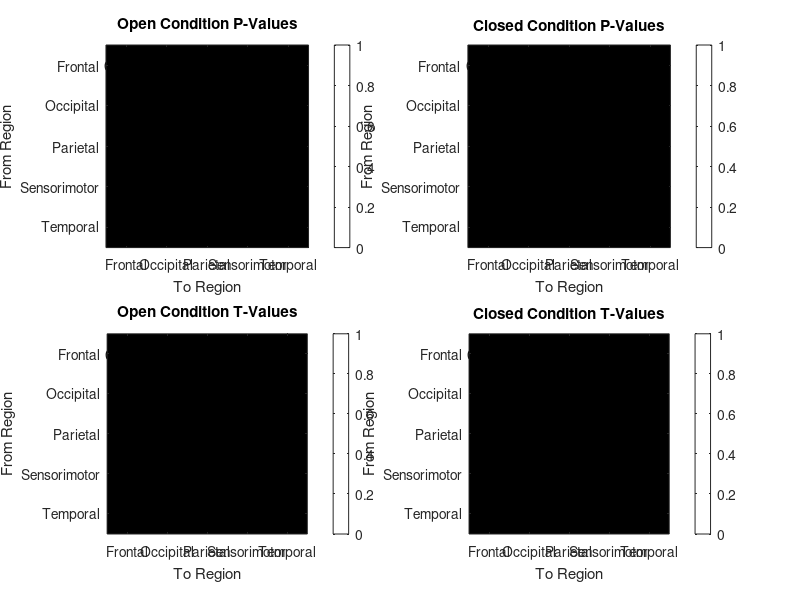

The MATLAB script that drew this image: (Note: this script raises an error after producing the figure.)
function [mvgc_open, mvgc_closed, ss_info_open, ss_info_closed] = EEGtoMVGCOptions()

    %% Load .mat and .m files

    dataDir = fullfile('Depression_Study', 'export_mat'); % TEST directory
    files = dir(fullfile(dataDir, '*.mat')); % Get all .mat files in the directory

    addpath('Source_Reconstruction'); % Add path to Source_Reconstruction folder
    addpath('EntRate'); % Add path to EntRate folder

    % Load MVGC toolbox - silently adding MVGC to current path
    % p = mfilename('fullpath');
    % addpath(strrep(p, 'EEGtoMVGC', 'EntRate/private/mvgc_v2.0'));
    % evalc('mvgc_startup;');

    %% Initialize variables

    mvgc_open = struct();
    mvgc_closed = struct();

    ss_info_open = struct();
    ss_info_closed = struct();

    frontal = [3:16, 19:24];
    occipital = [25:36];
    parietal = [39:50];
    sensorimotor = [1,2,17,18,37,38];
    temporal = [51:60];

    region_names = {'Frontal', 'Occipital', 'Parietal', 'Sensorimotor', 'Temporal'};
    region_indices = {frontal, occipital, parietal, sensorimotor, temporal};
    n_regions = 5;

    LOAD_MVGC_FILE = true;

    %% Perform source reconstruction, rotation and CSER calculation for each subject

    if ~LOAD_MVGC_FILE

        % Loop through each file
        for i = 1:length(files)
        % for i = 1:1
            % Load the .mat file
            fprintf('\n*** PROCESSING FILE: %s *** \n', files(i).name);
            filePath = fullfile(dataDir, files(i).name);
            key = sprintf('x%s', files(i).name(1:3));

            % Reconstruct 60 sources from the EEG data
            fprintf('\n*** RECONSTRUCTING SOURCE *** \n\n');
            [source_ts_open, source_ts_closed, aals] = SourceReconMatlab(filePath);
            
            % Rotate [trials x sources x time] to [sources x time x trials]
            fprintf('\n*** ROTATING DATA *** \n');
            subj_open = permute(source_ts_open, [2, 3, 1]);
            subj_closed = permute(source_ts_closed, [2, 3, 1]);

            % Calculate and store MVGC for each subject's data
            fprintf('\n*** CALCULATING MVGC %s - (%i/%i) *** \n', files(i).name(1:3), i, length(files));
            [pwcgc_values_open, info_open] = calculateMVGC(subj_open);
            [pwcgc_values_closed, info_closed] = calculateMVGC(subj_closed);

            mvgc_open.(key) = pwcgc_values_open;
            mvgc_closed.(key) = pwcgc_values_closed;

            ss_info_open.(key) = info_open;
            ss_info_closed.(key) = info_closed;

            fprintf('\n*** RESULTS SAVED: %s *** \n', files(i).name);
        end
    
    end

    %% Function to calculate MVGC for a given subject's data

    function [pwcgc_values, info] = calculateMVGC(subj_data)

        % Downsampling the data
        fprintf('\nDownsampling data to 250 Hz...\n');
        disp(size(subj_data));
        subj_data = subj_data(:, 1:2:end, :);  % Downsample to 250 Hz (from 500 Hz)
        disp(size(subj_data));

        % Z-score each region across time for each trial
        fprintf('\nZ-scoring data...\n');
        [n_sources, n_samples, n_trials] = size(subj_data);
        for trial = 1:n_trials
            for source = 1:n_sources
                try
                    subj_data(source, :, trial) = zscore(subj_data(source, :, trial));
                catch
                    fprintf('Error in z-scoring source %d, trial %d. Adding small noise.\n', source, trial);
                    subj_data(source, :, trial) = zscore(subj_data(source, :, trial)) + randn(1, n_samples) * 0.001;  % Add small noise
                end 
            end
        end

        % disp(eig(cov(subj_data(:, :, 1)')));  % Display eigenvalues of covariance matrix for open condition

        %% Calculate MVGC between sources

        % Initialize MVGC matrix for region pairs
        pwcgc_values = zeros(n_regions, n_regions);

        % Loop through all pairs of regions
        for from_idx = 1:n_regions
            for to_idx = 1:n_regions

                if from_idx == to_idx
                    continue; % Skip self-connections
                end

                fprintf('\n* MVGC (%d-%s -> %d-%s) *\n', ...
                        from_idx, region_names{from_idx}, to_idx, region_names{to_idx});

                from_set = region_indices{from_idx};
                to_set = region_indices{to_idx};
                combined_set = [from_set, to_set];
                X = subj_data(combined_set, :, :);

                % VAR model order estimation
                varmomax = 5;
                varmosel = 'AIC';
                fprintf('\nEstimating VAR model order (max order = %d)...\n', varmomax);
                [varmoaic, varmobic, varmohqc, varmolrt] = tsdata_to_varmo(X, varmomax, 'LWR', [], []);
                varmo = moselect(sprintf('VAR model order selection (max = %d)', varmomax), ... 
                        varmosel, 'AIC', varmoaic, 'BIC', varmobic, 'HQC', varmohqc, 'LRT', varmolrt);
                fprintf('Selected VAR model order (%s): %d\n', varmosel, varmo);

                % State-space model order estimation using SVC (faster)
                fprintf('\nEstimating state-space model order using SVC...\n');
                [ssmo_svc, ssmo_max] = tsdata_to_sssvc(X, 2*varmo, [], []);
                % [ssmo_svc, ssmo_max] = tsdata_to_ssmo(X, 2*varmo);  % Incredibly slow
                ssmo = ssmo_svc;
                fprintf('Selected state-space model order (SVC): %d (max = %d)\n', ssmo, ssmo_max);
                
                % Estimate SS model
                fprintf('Estimating state-space model parameters...\n');
                [A, C, K, V] = tsdata_to_ss(X, 2*varmo, ssmo);
                info = ss_info(A, C, K, V, 1);
                % fprintf('\nState-space model information:\n');
                % fprintf('  Observables: %d\n', info.observ);
                % fprintf('  Model order: %d\n', info.morder);
                % fprintf('  Rho A: %.4f\n', info.rhoA);
                % fprintf('  Rho B: %.4f\n', info.rhoB);
                % fprintf('  Autocovariance decay: %d\n', info.acdec);
                fprintf('  Sigma SPD: %d\n', info.sigspd);
                % fprintf('  Multi-information: %.4f\n', info.mii);
                % fprintf('  Multi-information (uniform): %.4f\n', info.mmii);
                if info.error
                    fprintf('State-space model estimation encountered errors.\n');
                    % fprintf('Error code: %d\n', info.error);
                    % return;
                else
                    fprintf('State-space model estimation successful (no errors).\n\n');
                end

                % Find the indices of from_set and to_set within combined_set
                % combined_set = sort(combined_set);
                [~, from_indices_sub] = ismember(from_set, combined_set);
                [~, to_indices_sub] = ismember(to_set, combined_set);

                disp('From indices:');
                disp(from_set);
                disp('To indices:');
                disp(to_set);

                disp('From indices (sub):');
                disp(from_indices_sub);
                disp('To indices  (sub):');
                disp(to_indices_sub);
                
                % Compute MVGC from from_set to to_set
                try
                    mvgc_val = ss_to_mvgc(A, C, K, V, to_indices_sub, from_indices_sub);
                    disp('MVGC values:');
                    fprintf('\nMVGC value (%d-%s -> %d-%s):\n', ...
                        from_idx, region_names{from_idx}, to_idx, region_names{to_idx});
                    disp(mvgc_val);
                    % Average MVGC value from all from->to connections
                    pwcgc_values(from_idx, to_idx) = mean(mvgc_val(:));
                catch
                    pwcgc_values(from_idx, to_idx) = NaN;
                    fprintf('\nMVGC (%d-%s -> %d-%s) computation failed\n', ...
                        from_idx, region_names{from_idx}, to_idx, region_names{to_idx});
                end
            end
        end

        fprintf('\nMVGC computation complete.\n');

    end

    %% Load MVGC results from mvgc_values.mat

    if LOAD_MVGC_FILE

        fprintf('\n*** LOADING MVGC RESULTS *** \n');
        if exist('mvgc_values.mat', 'file')
            load('mvgc_values.mat', 'mvgc_open', 'mvgc_closed');
            fprintf('MVGC results loaded successfully.\n');
        else
            fprintf('No MVGC results found. Please run EEGtoMVGC first.\n');
            return;
        end

    end

    %% Split mvgc_open and mvgc_closed based on healthy/depressed subjects

    fprintf('\n*** SPLITTING MVGC RESULTS *** \n');

    % Initialize structures for healthy and depressed subjects
    mvgc_open_healthy = struct();
    mvgc_open_depressed = struct();
    mvgc_closed_healthy = struct();
    mvgc_closed_depressed = struct();

    % Load healthy and depressed subject lists
    healthy_depressed_samples = load('healthy_depressed_samples.mat');
    healthy_sample = healthy_depressed_samples.healthy_sample;
    depressed_sample = healthy_depressed_samples.depressed_sample;

    % Split MVGC results based on whether subject name appears in healthy or depressed lists
    for i = 1:length(files)
        key = sprintf('x%s', files(i).name(1:3));
        key_int = str2double(files(i).name(1:3));

        if isfield(mvgc_open, key)
            if ismember(key_int, healthy_sample)
                mvgc_open_healthy.(key) = mvgc_open.(key);
            elseif ismember(key_int, depressed_sample)
                mvgc_open_depressed.(key) = mvgc_open.(key);
            end
        end
        if isfield(mvgc_closed, key)
            if ismember(key_int, healthy_sample)
                mvgc_closed_healthy.(key) = mvgc_closed.(key);
            elseif ismember(key_int, depressed_sample)
                mvgc_closed_depressed.(key) = mvgc_closed.(key);
            end
        end
    end

    % Create a binary list of whether each subject is healthy or depressed
    disp(depressed_sample)
    depressed_binary_list = zeros(1, length(files));
    for i = 1:length(files)
        key = sprintf('x%s', files(i).name(1:3));
        key_int = str2double(files(i).name(1:3));

        % disp('######################################################################################');
        % disp(key)
        % disp(key_int);
        % disp(fieldnames(mvgc_open));
        % disp('######################################################################################');

        if isfield(mvgc_open, key)
            if ismember(key_int, depressed_sample)
                depressed_binary_list(i) = 1;
            end
        end
    end

    %% Average MVGC across open/closed healthy/depressed subjects

    fprintf('\n*** AVERAGING MVGC ACROSS SUBJECTS *** \n');

    % Helper function to average MVGC matrices in a struct
    function avg_mat = average_mvgc_struct(mvgc_struct)
        avg_mat = zeros(length(region_names), length(region_names));
        count = 0;
        for i = 1:length(files)
            key = sprintf('x%s', files(i).name(1:3));
            if isfield(mvgc_struct, key)
                avg_mat = avg_mat + mvgc_struct.(key);
                count = count + 1;
            end
        end
        if count > 0
            avg_mat = avg_mat / count;
        end
    end

    mvgc_open_healthy_avg = average_mvgc_struct(mvgc_open_healthy);
    mvgc_open_depressed_avg = average_mvgc_struct(mvgc_open_depressed);
    mvgc_closed_healthy_avg = average_mvgc_struct(mvgc_closed_healthy);
    mvgc_closed_depressed_avg = average_mvgc_struct(mvgc_closed_depressed);

    mvgc_open_avg = (mvgc_open_healthy_avg + mvgc_open_depressed_avg) / 2;
    mvgc_closed_avg = (mvgc_closed_healthy_avg + mvgc_closed_depressed_avg) / 2;
    mvgc_healthy_avg = (mvgc_open_healthy_avg + mvgc_closed_healthy_avg) / 2;
    mvgc_depressed_avg = (mvgc_open_depressed_avg + mvgc_closed_depressed_avg) / 2;

    fprintf('\n*** AVERAGE MVGC OPEN HEALTHY *** \n');
    disp(mvgc_open_healthy_avg);
    fprintf('\n*** AVERAGE MVGC OPEN DEPRESSED *** \n');
    disp(mvgc_open_depressed_avg);
    fprintf('\n*** AVERAGE MVGC CLOSED HEALTHY *** \n');
    disp(mvgc_closed_healthy_avg);
    fprintf('\n*** AVERAGE MVGC CLOSED DEPRESSED *** \n');
    disp(mvgc_closed_depressed_avg);
    fprintf('\n*** AVERAGE MVGC OPEN *** \n');
    disp(mvgc_open_avg);
    fprintf('\n*** AVERAGE MVGC CLOSED *** \n');
    disp(mvgc_closed_avg);
    fprintf('\n*** AVERAGE MVGC HEALTHY *** \n');
    disp(mvgc_healthy_avg);
    fprintf('\n*** AVERAGE MVGC DEPRESSED *** \n');
    disp(mvgc_depressed_avg);

    %% Acquire corrected p-values and t-values for each MVGC matrix

    fprintf('\n*** ACQUIRING CORRECTED P-VALUES AND T-VALUES *** \n');

    % Store MVGC values as 3D matrices rather than dict structs
    mvgc_open_3d = zeros(length(region_names), length(region_names), length(files));
    mvgc_open_fields = fieldnames(mvgc_open);
    for idx = 1:length(mvgc_open_fields)
        key = mvgc_open_fields{idx};
        mvgc_open_3d(:, :, idx) = mvgc_open.(key);
    end

    mvgc_closed_3d = zeros(length(region_names), length(region_names), length(files));
    mvgc_closed_fields = fieldnames(mvgc_closed);
    for idx = 1:length(mvgc_closed_fields)
        key = mvgc_closed_fields{idx};
        mvgc_closed_3d(:, :, idx) = mvgc_closed.(key);
    end

    % Calculate p-value and t-value for each (r1, r2) pair across subjects and eyes conditions
    mvgc_open_pvals = zeros(length(region_names), length(region_names));
    mvgc_open_tvals = zeros(length(region_names), length(region_names));
    mvgc_closed_pvals = zeros(length(region_names), length(region_names));
    mvgc_closed_tvals = zeros(length(region_names), length(region_names));
    disp(size(depressed_binary_list));  % [1 x trials]
    disp(depressed_binary_list);  % Display binary list for debugging
    for r1 = 1:length(region_names)
        for r2 = 1:length(region_names)
            % Extract all (r1,r2) values for each subject in mvgc_open and mvgc_closed
            if r1 == r2
                continue;  % Skip diagonal elements (self-connections)
            end

            fprintf('Calculating p-values and t-values for regions %d-%s and %d-%s...\n', r1, region_names{r1}, r2, region_names{r2});

            x = squeeze(mvgc_open_3d(r1, r2, :))';
            group1 = x(depressed_binary_list == 0);  % Healthy
            group2 = x(depressed_binary_list == 1);  % Depressed
            [h, p, ci, stats] = ttest2(group1, group2, 'Alpha', 0.017);
            mvgc_open_pvals(r1, r2) = p;
            mvgc_open_tvals(r1, r2) = stats.tstat;

            x = squeeze(mvgc_closed_3d(r1, r2, :))';
            group1 = x(depressed_binary_list == 0);  % Healthy
            group2 = x(depressed_binary_list == 1);  % Depressed
            [h, p, ci, stats] = ttest2(group1, group2, 'Alpha', 0.017);
            mvgc_closed_pvals(r1, r2) = p;
            mvgc_closed_tvals(r1, r2) = stats.tstat;

            fprintf('Region %d-%s to %d-%s: p-value = %.4f, t-value = %.4f\n\n', r1, region_names{r1}, r2, region_names{r2}, p, stats.tstat);
        end
    end

    %% Plot p-values and t-values for each MVGC matrix

    plot_titles = {'Open Condition P-Values', 'Closed Condition P-Values', ...
                  'Open Condition T-Values', 'Closed Condition T-Values'};
    
    mvgc_p_t = {mvgc_open_pvals, mvgc_closed_pvals, mvgc_open_tvals, mvgc_closed_tvals};

    plot_mvgc(mvgc_p_t, region_names, plot_titles, 'MVGC P-Values and T-Values', 1.7);

    %% Plot differences between MVGC matrices

    mvgc_open_avg_diff = abs(mvgc_open_healthy_avg - mvgc_open_depressed_avg);
    mvgc_closed_avg_diff = abs(mvgc_closed_healthy_avg - mvgc_closed_depressed_avg);
    mvgc_eyes_diff = abs(mvgc_open_avg - mvgc_closed_avg);
    mvgc_health_diff = abs(mvgc_healthy_avg - mvgc_depressed_avg);

    mvgc_diff = {mvgc_open_avg_diff, mvgc_closed_avg_diff, mvgc_eyes_diff, mvgc_health_diff};
    diff_titles = {'Open Healthy vs Open Depressed', 'Closed Healthy vs Closed Depressed', 'Open vs Closed', 'Healthy vs Depressed'};

    plot_mvgc(mvgc_diff, region_names, diff_titles, 'MVGC Differences', 0.001);

    function plot_mvgc(mvgc_matrices, region_names, titles, super_title, significance_threshold)
        % mvgc_matrices: cell array of 4 matrices
        % region_names: cell array of region names
        % titles: cell array of 4 subplot titles
        % super_title: string for sgtitle

        % Find global color limits
        all_vals = [];
        for i = 1:numel(mvgc_matrices)
            all_vals = [all_vals; mvgc_matrices{i}(:)];
        end
        clim = [min(all_vals), max(all_vals)];

        figure;
        for i = 1:numel(mvgc_matrices)
            if numel(mvgc_matrices) == 2
                subplot(1, 2, i)
            end
            if numel(mvgc_matrices) == 4
                subplot(2, 2, i)
            end
            imagesc(mvgc_matrices{i}, clim);
            colorbar;
            title(titles{i});
            set(gca, 'XTick', 1:length(region_names), 'XTickLabel', region_names, ...
                     'YTick', 1:length(region_names), 'YTickLabel', region_names);
            xlabel('To Region');
            ylabel('From Region');
            axis square;

            % Write the difference values in the center of each cell
            for r = 1:length(region_names)
                for c = 1:length(region_names)
                    text(c, r, sprintf('%.4f', mvgc_matrices{i}(r, c)), ...
                         'Color', 'k', 'FontSize', 10, 'HorizontalAlignment', 'center');
                end
            end

            % Mark significant differences with stars
            if significance_threshold == 0
                continue;  % Skip significance marking if threshold is not set
            end

            hold on;
            for r = 1:length(region_names)
                for c = 1:length(region_names)
                    if mvgc_matrices{i}(r, c) > significance_threshold  % Example threshold
                        text(c, r, '*', 'Color', 'k', 'FontSize', 14, 'HorizontalAlignment', 'center');
                    end
                end
            end
        end
        sgtitle(super_title);
        
    end

    %% Plot average MVGC matrices across open/closed healthy/depressed subjects

    % plot_mvgc(...
    %     {mvgc_open_healthy_avg, mvgc_open_depressed_avg, mvgc_closed_healthy_avg, mvgc_closed_depressed_avg}, ...
    %     region_names, ...
    %     {'Open Healthy', 'Open Depressed', 'Closed Healthy', 'Closed Depressed'}, ...
    %     'Average MVGC Matrices');

    % plot_mvgc(...
    %     {mvgc_open_avg, mvgc_closed_avg, mvgc_healthy_avg, mvgc_depressed_avg}, ...
    %     region_names, ...
    %     {'Open', 'Closed', 'Healthy', 'Depressed'}, ...
    %     'Average MVGC Matrices');

    %% Save results into .mat files

    save(fullfile('mvgc_values.mat'), ...
         'mvgc_open', 'mvgc_closed', ...
         'mvgc_open_healthy', 'mvgc_open_depressed', ...
         'mvgc_closed_healthy', 'mvgc_closed_depressed', ...
         'mvgc_open_healthy_avg', 'mvgc_open_depressed_avg', ...
         'mvgc_closed_healthy_avg', 'mvgc_closed_depressed_avg');
    
    save(fullfile('spwcgc_values.mat'), ...
         'spwcgc_open', 'spwcgc_closed', ...
         'bands_open', 'bands_closed');

    fprintf('\n*** FILES SAVED *** \n');

end